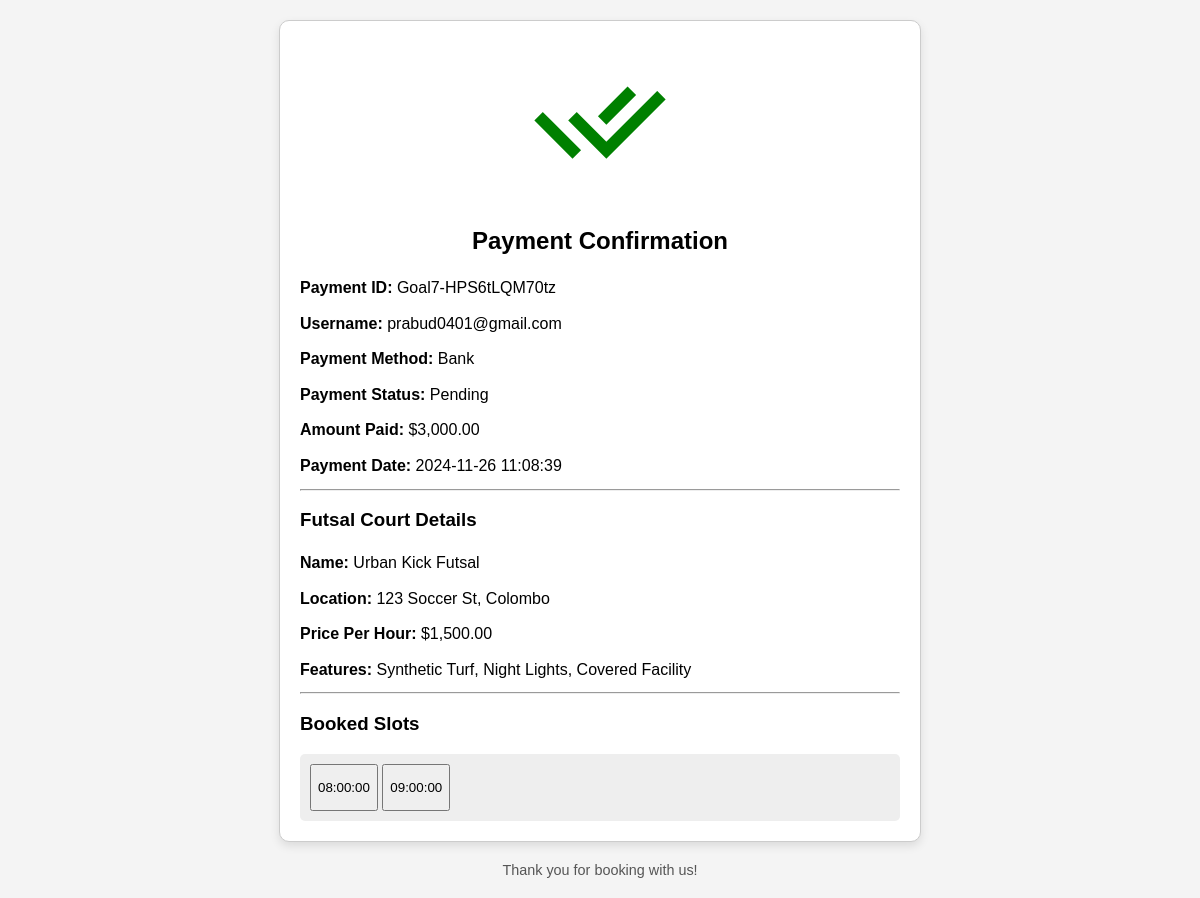
Screenshot of /recipt.php?payment_id=Goal7-HPS6tLQM70tz with the database file from the repository.
### tables this page shows
CREATE TABLE `payments` (
  `id` int(11) NOT NULL,
  `payment_id` varchar(50) NOT NULL,
  `method` varchar(50) NOT NULL,
  `amount` decimal(10,2) NOT NULL,
  `slots` longtext DEFAULT NULL CHECK (json_valid(`slots`)),
  `username` varchar(255) NOT NULL,
  `futsal_id` varchar(255) NOT NULL,
  `created_at` timestamp NOT NULL DEFAULT current_timestamp(),
  `updated_at` timestamp NOT NULL DEFAULT current_timestamp() ON UPDATE current_timestamp(),
  `status` enum('pending','completed','failed') DEFAULT 'pending'
);

CREATE TABLE `futsal_courts` (
  `id` int(11) NOT NULL,
  `name` varchar(255) NOT NULL,
  `location` text NOT NULL,
  `image` text DEFAULT NULL,
  `features` text DEFAULT NULL,
  `price_per_hour` float NOT NULL,
  `max_players` int(11) NOT NULL,
  `availability_status` tinyint(1) DEFAULT 1,
  `owner_id` int(11) DEFAULT NULL,
  `area_id` int(11) NOT NULL,
  `start_hour` time NOT NULL,
  `end_hour` time NOT NULL,
  `created_at` timestamp NOT NULL DEFAULT current_timestamp(),
  `start_date` date DEFAULT NULL,
  `end_date` date DEFAULT NULL
);

CREATE TABLE `futsal_court_slots` (
  `id` int(11) NOT NULL,
  `futsal_court_id` int(11) DEFAULT NULL,
  `slot_hour` time NOT NULL,
  `is_booked` tinyint(1) DEFAULT 0,
  `booked_by` varchar(50) DEFAULT NULL,
  `created_at` timestamp NOT NULL DEFAULT current_timestamp(),
  `payment_id` varchar(255) DEFAULT NULL,
  `slot_date` date DEFAULT NULL
);

### recipt.php (the view, shortened to what this page needs)
<?php
include('./fun/db.php');
if (isset($_GET['payment_id'])) {
    $paymentId = $_GET['payment_id'];
    $query = "
        SELECT
            p.payment_id,
            p.method,
            p.amount,
            p.slots,
            p.username,
            p.status,
            p.created_at AS payment_date,
            fc.name AS futsal_name,
            fc.location AS futsal_location,
            fc.price_per_hour,
            fc.features
        FROM
            payments p
        JOIN
            futsal_courts fc
        ON
            p.futsal_id = fc.id
        WHERE
            p.payment_id = ?
    ";
    if ($stmt = $conn->prepare($query)) {
        $stmt->bind_param("s", $paymentId);
        $stmt->execute();
        $result = $stmt->get_result();
        if ($result->num_rows > 0) {
            $paymentDetails = $result->fetch_assoc();
            $slots = json_decode($paymentDetails['slots'], true);
            $slotDetails = [];
            if (!empty($slots)) {
                foreach ($slots as $slotId) {
                    $slotQuery = "
                        SELECT
                            s.id AS slot_id,
                            s.slot_hour,
                            s.is_booked,
                            s.booked_by
                        FROM
                            futsal_court_slots s
                        WHERE
                            s.id = ?
                    ";
                    if ($slotStmt = $conn->prepare($slotQuery)) {
                        $slotStmt->bind_param("i", $slotId);
                        $slotStmt->execute();
                        $slotResult = $slotStmt->get_result();
                        if ($slotResult->num_rows > 0) {
                            $slotDetails[] = $slotResult->fetch_assoc();
                        }
                    }
                }
            }
            ?>
<!DOCTYPE html>
<html lang="en">
<head>
    <link href="https://cdn.jsdelivr.net/npm/remixicon/fonts/remixicon.css" rel="stylesheet">
</head>
<body>
    <div class="receipt">
        <div class="icon">
            <i class="ri-check-double-fill"></i>
        </div>
        <h2>Payment Confirmation</h2>
        <p><strong>Payment ID:</strong> <?php echo htmlspecialchars($paymentDetails['payment_id']); ?></p>
        <p><strong>Username:</strong> <?php echo htmlspecialchars($paymentDetails['username']); ?></p>
        <p><strong>Payment Method:</strong> <?php echo htmlspecialchars(ucfirst($paymentDetails['method'])); ?></p>
        <p><strong>Payment Status:</strong> <?php echo htmlspecialchars(ucfirst($paymentDetails['status'])); ?></p>
        <p><strong>Amount Paid:</strong> $<?php echo number_format($paymentDetails['amount'], 2); ?></p>
        <p><strong>Payment Date:</strong> <?php echo htmlspecialchars($paymentDetails['payment_date']); ?></p>
        <hr>
        <h3>Futsal Court Details</h3>
        <p><strong>Name:</strong> <?php echo htmlspecialchars($paymentDetails['futsal_name']); ?></p>
        <p><strong>Location:</strong> <?php echo htmlspecialchars($paymentDetails['futsal_location']); ?></p>
        <p><strong>Price Per Hour:</strong> $<?php echo number_format($paymentDetails['price_per_hour'], 2); ?></p>
        <p><strong>Features:</strong> <?php echo htmlspecialchars($paymentDetails['features'] ?: 'N/A'); ?></p>
        <hr>
        <h3>Booked Slots</h3>
        <div class="slots grid grid-cols-3 md:grid-cols-5 gap-4">
    <?php
    if (!empty($slotDetails)) {
        foreach ($slotDetails as $slot) {
            $buttonClass = $slot['is_booked'] ? 'bg-yellow-500 text-white cursor-not-allowed' : 'bg-yellow-500 text-black';
            echo "
                <button class='p-4 rounded-md $buttonClass w-full'>
                    <p class='text-center font-bold'>" . htmlspecialchars($slot['slot_hour']) . "</p>
                </button>
            ";
        }
    } else {
        echo "<p class='text-center'>No slots available.</p>";
    }
    ?>
</div>
    </div>
    <div class="footer">
        Thank you for booking with us!
    </div>
</body>
</html>
            <?php
        } else {
            header('Content-Type: application/json');
            echo json_encode([
                'status' => 'error',
                'message' => 'Payment not found.'
            ]);
        }
    } else {
        header('Content-Type: application/json');
        echo json_encode([
            'status' => 'error',
            'message' => 'Database query error.'
        ]);
    }
} else {
    header('Content-Type: application/json');
    echo json_encode([
        'status' => 'error',
        'message' => 'No payment ID provided.'
    ]);
}
?>

### recipt.php (style rules this page uses)
body { font-family: Arial, sans-serif; margin: 20px; background-color: #f4f4f4; }
.receipt { border: 1px solid #ccc; padding: 20px; border-radius: 10px; max-width: 600px; margin: auto; background-color: #fff; box-shadow: 0 4px 10px rgba(0, 0, 0, 0.1); }
.icon { text-align: center; font-size: 9rem; color: green; margin-bottom: 20px; }
.receipt h2 { text-align: center; margin-bottom: 20px; }
.receipt p { line-height: 1.6; margin: 10px 0; }
.receipt .slots { background-color: #eee; padding: 10px; border-radius: 5px; }
.footer { text-align: center; margin-top: 20px; font-size: 0.9em; color: #555; }

### rows the page displays
payments: payment "Goal7-HPS6tLQM70tz", username "prabud0401@gmail.com", method "Bank", status "Pending", amount "3,000.00", created_at "2024-11-26 11:08:39", futsal_courts.name "Urban Kick Futsal", futsal_courts.location "123 Soccer St, Colombo", futsal_courts.price_per_hour "1,500.00", futsal_courts.features "Synthetic Turf, Night Lights, Covered Facility"
futsal_court_slots: slot_hour "08:00:00"
futsal_court_slots: slot_hour "09:00:00"
